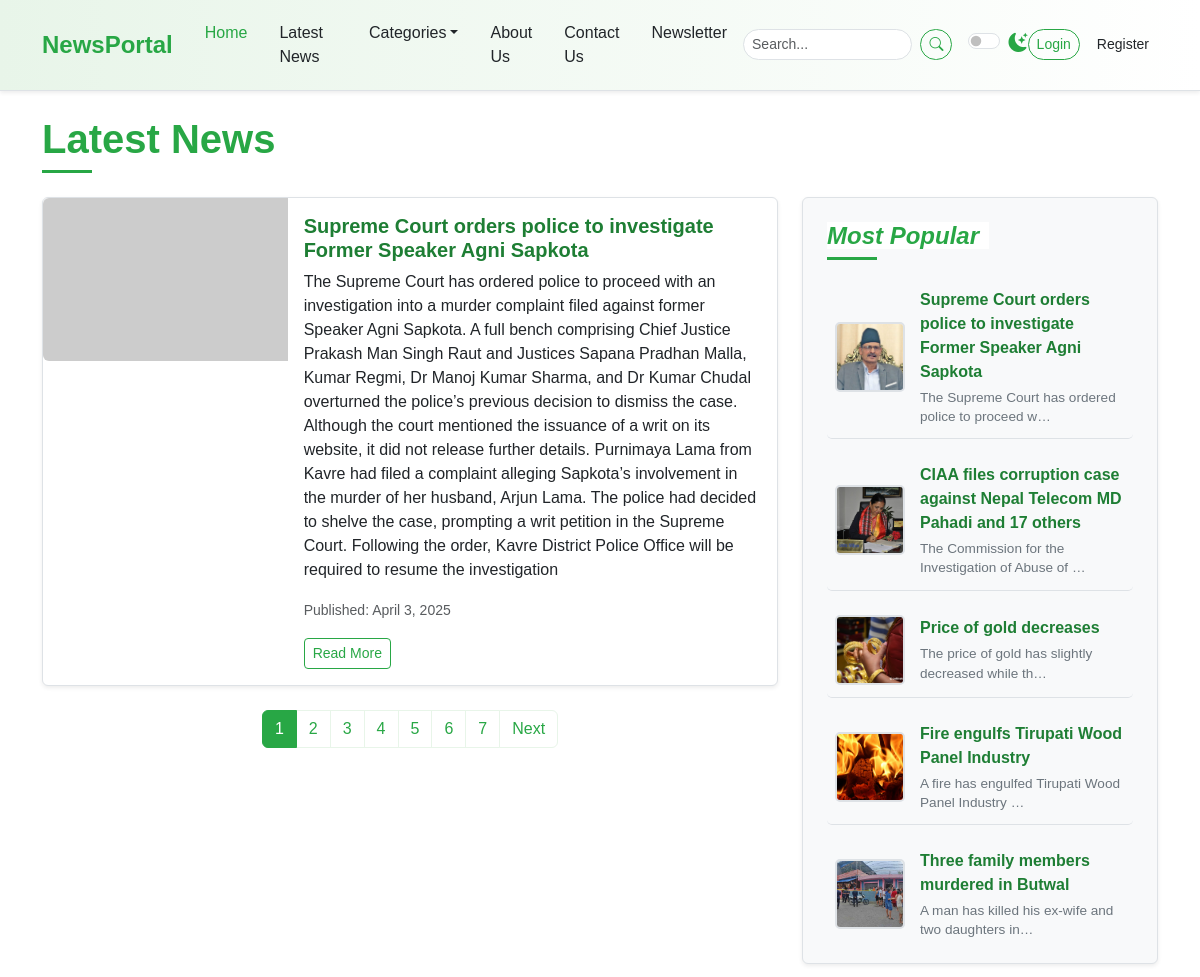
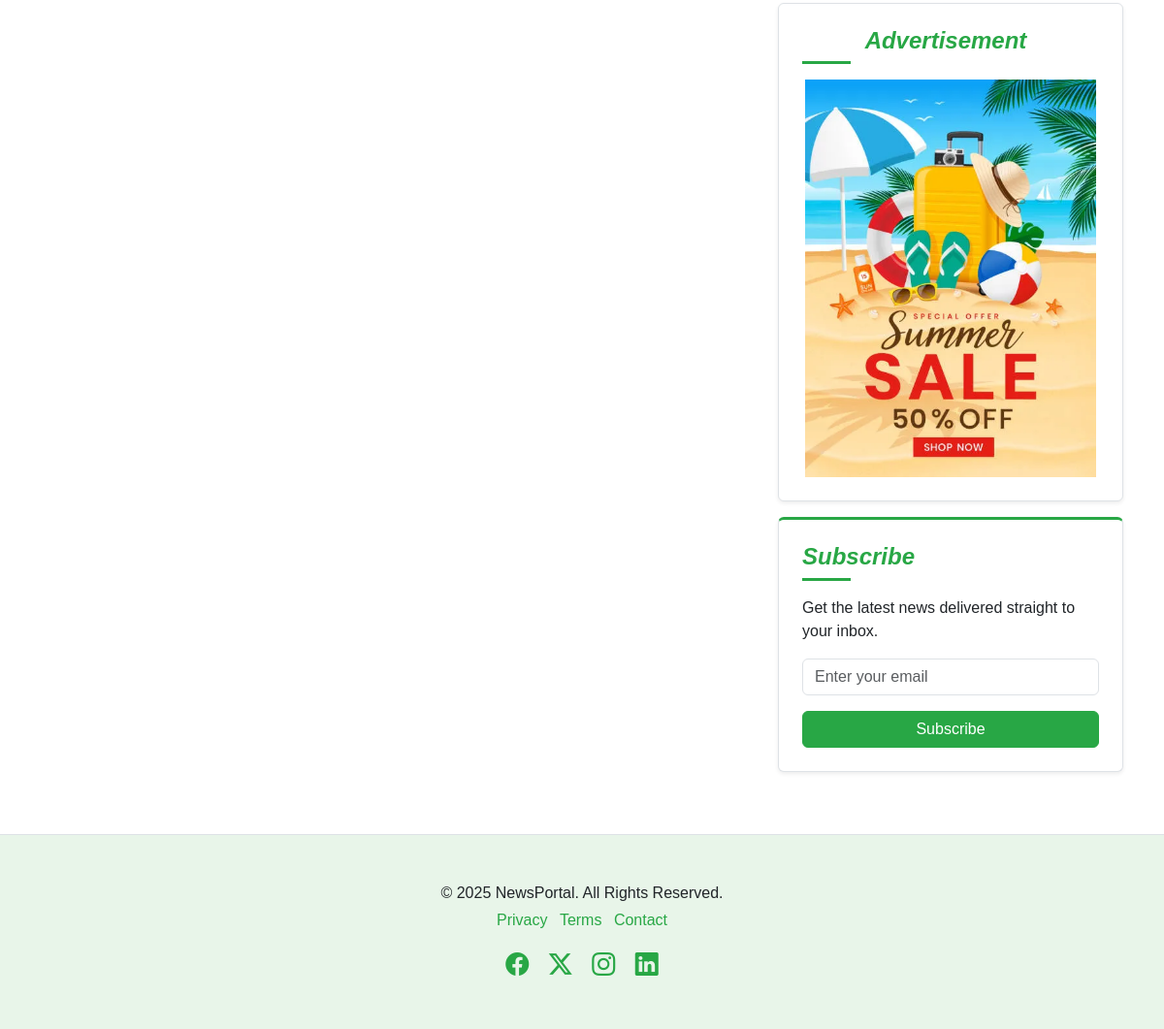
The page /post-list/ on the database its author committed (2 pictures, top to bottom).
### newspaper/models.py (models this page shows, shortened)
class TimeStampModel(models.Model):
    created_at = models.DateTimeField(auto_now_add=True)
    updated_at = models.DateTimeField(auto_now=True)
    class Meta:
        abstract = True

class Post(TimeStampModel):
    STATUS_CHOICES = [
        ("active", "Active"),
        ("inactive", "Inactive"),
    ]
    title = models.CharField(max_length=200)
    content = models.TextField()
    featured_image = models.ImageField(upload_to="post_image/%Y/%m/%d", blank=False)
    author = models.ForeignKey("auth.User", on_delete=models.CASCADE)
    status = models.CharField(max_length=20, choices=STATUS_CHOICES, default="active")
    views_count = models.PositiveBigIntegerField(default=0)
    published_at = models.DateTimeField(null=True, blank=True)
    category = models.ForeignKey(Category, on_delete=models.CASCADE)
    tag = models.ManyToManyField(Tag)

class Advertisement(TimeStampModel):
    title = models.CharField(max_length=100)
    image = models.ImageField(upload_to="advertisements/%Y/%m/%d", blank = False )

### newspaper/views.py (the view)
# urls.py: path("post-list/",PostListView.as_view(), name= "post-list"),
class PostListView(SidebarMixin, ListView):
    model = Post
    template_name = "newsportal/list/list.html"
    context_object_name = "posts"
    paginate_by = 1
    def get_queryset(self):
        return Post.objects.filter(
            published_at__isnull=False, status="active"
        ).order_by("-published_at")

### newspaper/nav.py (called while the page is built)
def navigation(request):
    categories = Category.objects.all()[:4]
    return {"categories":categories}

### newspaper/views.py (called while the page is built)
    def get_context_data(self, **kwargs):
        context = super().get_context_data(**kwargs)
        context["popular_posts"] = Post.objects.filter(
            published_at__isnull=False, status="active"
        ).order_by("-published_at")[:5]
        context["advertisement"] = (
            Advertisement.objects.all().order_by("-created_at").first()
        )
        return context

### templates/newsportal/list/list.html
{% extends "newsportal/base.html" %}
{% block content %}
    <div class="container mt-4">
      <h1 class="mb-4 section-title">
        <span>Latest News</span>
      </h1>
      <div class="row">
        <div class="col-lg-8">
        {% include "newsportal/list/left/post_list.html" %}
        {% include "newsportal/list/left/pagination.html" %}
        </div>
        <div class="col-lg-4">
          <div class="position-sticky sticky-sidebar-offset">
             {% include "newsportal/home/right/most_popular.html" %}
             {% include "newsportal/home/right/advertisement.html" %}
             {% include "newsportal/home/right/newsletter.html" %}
          </div>
        </div>
      </div>
    </div>
    {% endblock content %}

### templates/newsportal/list/left/post_list.html
 {% for post in posts %}
          <div class="card mb-4 shadow-sm news-list-item">
            <div class="row g-0">
              <div class="col-md-4">
                <img src="https://placehold.co/300x200/28a745/ffffff?text=News+1"
                     class="img-fluid rounded-start"
                     alt="News 1" />
              </div>
              <div class="col-md-8">
                <div class="card-body">
                  <h5 class="card-title">{{ post.title }}</h5>
                  <p class="card-text">{{ post.content }}
                  </p>
                  <p class="card-text">
                    <small class="text-muted">Published: April 3, 2025</small>
                  </p>
                  <a href="{% url 'post-detail' post.pk %}" class="btn btn-outline-success btn-sm">Read More</a>
                </div>
              </div>
            </div>
          </div>
          {% endfor %}

### templates/newsportal/home/right/most_popular.html
                <div class="p-4 mb-3 bg-light rounded sidebar-widget shadow-sm">
                    <h4 class="fst-italic section-title">
                        <span>Most Popular</span>
                    </h4>
                    <ul class="list-unstyled mb-0 popular-list">
                        {% for post in popular_posts %}
                        <li>
                            <img src="{{ post.featured_image.url }}" alt="Popular 1" width="70" height="70" />
                            <div>
                                <a href="{% url 'post-detail' post.pk %}" class="popular-title-link">{{ post.title }}</a>
                                <p class="popular-description">{{ post.content|truncatechars:50 }}</p>
                            </div>
                        </li>
                        {% endfor %}
                    </ul>
                </div>

### templates/newsportal/home/right/advertisement.html
                <div class="p-4 mb-3 rounded sidebar-widget shadow-sm text-center">
                    <h4 class="fst-italic section-title">
                        <span>Advertisement</span>
                    </h4>
                    <img src="{{ advertisement.image.url }}" class="img-fluid"
                        alt="Advertisement" width="300" height="250" />
                </div>

### static/css/style.css (style rules this page uses)
:root { --primary-green: #28a745; --light-green: #e8f5e9; --dark-green: #1e7e34; --accent-green: #5cb85c; --text-color-light: #212529; --text-color-dark: #f8f9fa; --bg-light: #ffffff; --bg-dark: #212529; --card-bg-light: #ffffff; --card-bg-dark: #343a40; --border-color-light: #dee2e6; --border-color-dark: #495057; --shadow-sm: 0 0.125rem 0.25rem rgba(0, 0, 0, 0.075); --shadow: 0 0.5rem 1rem rgba(0, 0, 0, 0.15); --transition-speed: 0.3s ease; }
body { font-family: "Poppins", sans-serif; background-color: var(--bg-light); color: var(--text-color-light); transition: background-color var(--transition-speed), color var(--transition-speed); }
.section-title { position: relative; padding-bottom: 10px; margin-bottom: 20px; font-weight: 600; color: var(--primary-green); }
.section-title span { position: relative; z-index: 1; background-color: var(--bg-light); padding-right: 10px; }
.section-title::after { content: ""; position: absolute; left: 0; bottom: 0; width: 50px; height: 3px; background-color: var(--primary-green); }
.card { border: 1px solid var(--border-color-light); transition: box-shadow var(--transition-speed), transform var(--transition-speed); background-color: var(--card-bg-light); color: var(--text-color-light); }
.card-title { color: var(--dark-green); font-weight: 600; }
.news-list-item { transition: box-shadow var(--transition-speed), background-color var(--transition-speed); }
.sidebar-widget { background-color: var(--card-bg-light); border: 1px solid var(--border-color-light); padding: 1.5rem !important; }
.sidebar-widget h4 { color: var(--primary-green); margin-bottom: 1rem; }
.popular-list li { display: flex; align-items: center; margin-bottom: 0.75rem; padding: 0.75rem 0.5rem; border-bottom: 1px solid var(--border-color-light); transition: background-color var(--transition-speed); border-radius: 5px; }
.popular-list li:last-child { border-bottom: none; margin-bottom: 0; padding-bottom: 0; }
.popular-list img { width: 70px; height: 70px; object-fit: cover; border-radius: 5px; margin-right: 15px; flex-shrink: 0; border: 2px solid var(--border-color-light); }
.popular-list li div { display: flex; flex-direction: column; justify-content: center; flex-grow: 1; }
.popular-list .popular-title-link { text-decoration: none; color: var(--dark-green); font-weight: 600; margin-bottom: 0.25rem; display: block; transition: color var(--transition-speed); }
.popular-list .popular-description { font-size: 0.85rem; color: #6c757d; margin-bottom: 0; line-height: 1.4; }
.popular-list a { text-decoration: none; color: var(--text-color-light); transition: color var(--transition-speed); flex-grow: 1; }
.btn-outline-success { color: var(--primary-green); border-color: var(--primary-green); transition: background-color var(--transition-speed), color var(--transition-speed); }
.sticky-sidebar-offset { top: 6rem; }

### rows shown on the page
Post: title "Supreme Court orders police to investigate Former Speaker Agni Sapkota", content "The Supreme Court has ordered police to proceed with an investigation into a murder complaint filed against former Speaker Agni Sapkota. A full bench comprising Chief Justice Prakash Man Singh Raut and Justices Sapana Pradhan Malla, Kumar Regmi, Dr Manoj Kumar Sharma, and Dr Kumar Chudal overturned the police’s previous decision to dismiss the case. Although the court mentioned the issuance of a writ on its website, it did not release further details. Purnimaya Lama from Kavre had filed a complaint alleging Sapkota’s involvement in the murder of her husband, Arjun Lama. The police had decided to shelve the case, prompting a writ petition in the Supreme Court. Following the order, Kavre…", featured_image (picture), content "The Supreme Court has ordered police to proceed w…"
Post: featured_image (picture), title "CIAA files corruption case against Nepal Telecom MD Pahadi and 17 others", content "The Commission for the Investigation of Abuse of …"
Post: featured_image (picture), title "Price of gold decreases", content "The price of gold has slightly decreased while th…"
Post: featured_image (picture), title "Fire engulfs Tirupati Wood Panel Industry", content "A fire has engulfed Tirupati Wood Panel Industry …"
Post: featured_image (picture), title "Three family members murdered in Butwal", content "A man has killed his ex-wife and two daughters in…"
Advertisement: image (picture)

### other values the page prints
{{ i }} "1" "2" "3" "4" "5" "6" "7"
